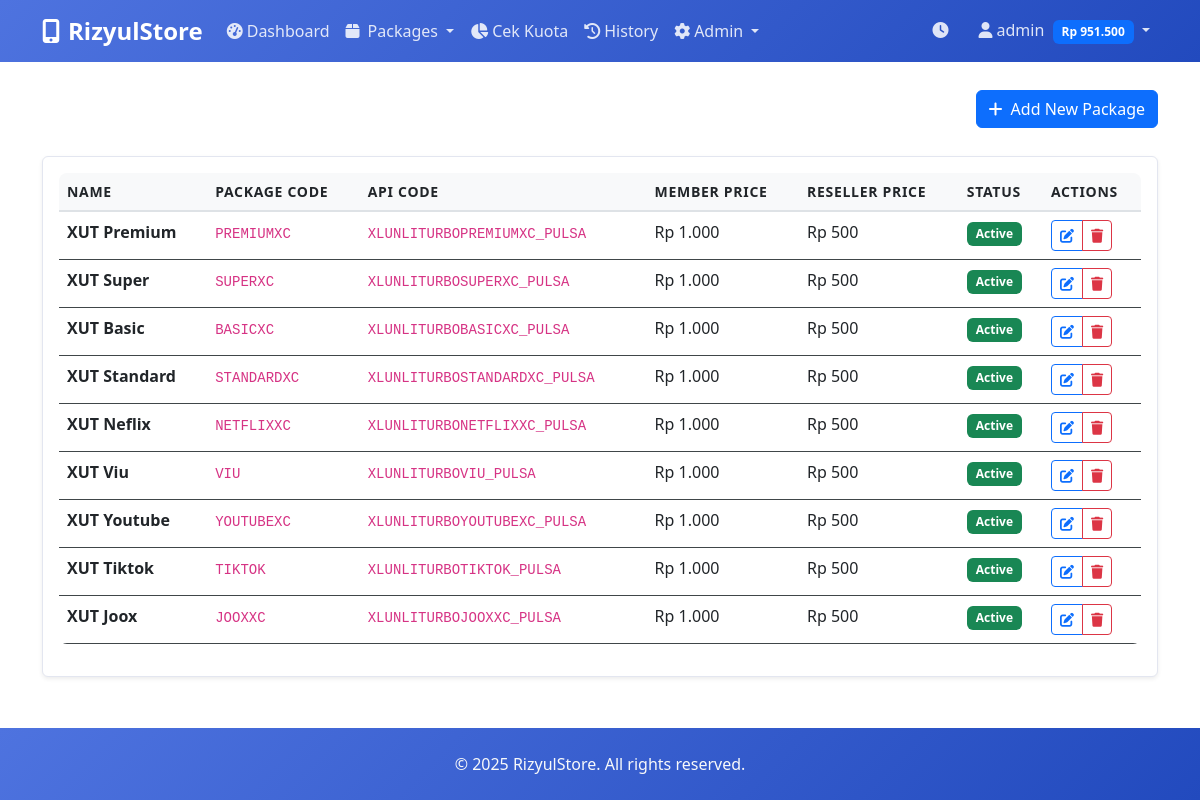
The page /admin/multiaddon-packages (signed in) on the database its author committed.
### models.py (models this page shows, shortened)
class WebsiteSettings(db.Model):
    id = db.Column(db.Integer, primary_key=True)
    site_title = db.Column(db.String(100), default='XL Package Manager')
    site_description = db.Column(db.Text, default='Manage your XL packages with ease. Purchase data packages, monitor usage, and track your transactions all in one place.')
    logo_url = db.Column(db.String(500), default='https://img.icons8.com/ios/100/ffffff/smartphone.png')
    favicon_url = db.Column(db.String(500))
    created_at = db.Column(db.DateTime, default=datetime.utcnow)
    updated_at = db.Column(db.DateTime, default=datetime.utcnow, onupdate=datetime.utcnow)
    @staticmethod
    def get_settings():
        settings = WebsiteSettings.query.first()
        if not settings:
            settings = WebsiteSettings()
            db.session.add(settings)
            db.session.commit()
        return settings

class User(UserMixin, db.Model):
    id = db.Column(db.Integer, primary_key=True)
    username = db.Column(db.String(64), unique=True, nullable=False)
    email = db.Column(db.String(120), unique=True, nullable=False)
    phone = db.Column(db.String(20), nullable=False)
    password_hash = db.Column(db.String(256), nullable=False)
    role = db.Column(db.Enum(UserRole), default=UserRole.MEMBER, nullable=False)
    balance = db.Column(db.Float, default=0.0, nullable=False)
    counted = db.Column(db.Integer, default=0, nullable=False)
    counted_dor = db.Column(db.Integer, default=0, nullable=False)
    created_at = db.Column(db.DateTime, default=datetime.utcnow)
    is_active = db.Column(db.Boolean, default=True, nullable=False)
    xl_phone = db.Column(db.String(20))
    xl_token = db.Column(db.Text)
    xl_verified = db.Column(db.Boolean, default=False)
    xl_token_time = db.Column(db.Float)
    xl_otp_verified = db.Column(db.Boolean, default=False)
    xl_last_otp_time = db.Column(db.DateTime)
    transactions = db.relationship('Transaction', backref='user', lazy=True)
    topups = db.relationship('TopUp', backref='user', lazy=True)
    def is_admin(self):
        return self.role == UserRole.ADMIN

class MultiAddonPackage(db.Model):
    id = db.Column(db.Integer, primary_key=True)
    name = db.Column(db.String(100), nullable=False)  # e.g., "Premium", "Super", etc.
    package_code = db.Column(db.String(100), nullable=False)  # e.g., "PREMIUMXC", "SUPERXC"
    api_code = db.Column(db.String(100), nullable=False)  # e.g., "XLUNLITURBOPREMIUMXC_PULSA"
    price_member = db.Column(db.Float, default=1000, nullable=False)
    price_reseller = db.Column(db.Float, default=500, nullable=False)
    is_active = db.Column(db.Boolean, default=True, nullable=False)
    created_at = db.Column(db.DateTime, default=datetime.utcnow)

### routes.py (the view)
@bp.route('/admin/multiaddon-packages')
@login_required
def admin_multiaddon_packages():
    if not current_user.is_admin():
        flash('Access denied. Admin only.', 'error')
        return redirect(url_for('main.dashboard'))
    from models import MultiAddonPackage
    packages = MultiAddonPackage.query.all()
    return render_template('admin/multiaddon_packages.html', packages=packages)

### routes.py (called while the page is built)
@bp.app_template_filter('currency')
def currency_filter(value):
    return format_currency(value)

### utils.py (called while the page is built)
def format_currency(amount):
    if amount is None:
        return "Rp 0"
    return f"Rp {amount:,.0f}".replace(',', '.')

### templates/admin/multiaddon_packages.html (shortened to what this page needs)
{% extends "base.html" %}
{% block content %}
<div class="container">
    <div class="d-flex justify-content-between align-items-center mb-4">
        <h2><i class="fas fa-layer-group me-2"></i>Manage Multi-Addon Packages</h2>
        <button class="btn btn-primary" data-bs-toggle="modal" data-bs-target="#addPackageModal">
            <i class="fas fa-plus me-2"></i>Add New Package
        </button>
    </div>
    <div class="card shadow-sm">
        <div class="card-body">
            {% if packages %}
            <div class="table-responsive">
                <table class="table table-hover">
                    <thead>
                        <tr>
                            <th>Name</th>
                            <th>Package Code</th>
                            <th>API Code</th>
                            <th>Member Price</th>
                            <th>Reseller Price</th>
                            <th>Status</th>
                            <th>Actions</th>
                        </tr>
                    </thead>
                    <tbody>
                        {% for package in packages %}
                        <tr>
                            <td><strong>{{ package.name }}</strong></td>
                            <td><code>{{ package.package_code }}</code></td>
                            <td><code class="small">{{ package.api_code }}</code></td>
                            <td>{{ package.price_member|currency }}</td>
                            <td>{{ package.price_reseller|currency }}</td>
                            <td>
                                <span class="badge bg-{{ 'success' if package.is_active else 'secondary' }}">
                                    {{ 'Active' if package.is_active else 'Inactive' }}
                                </span>
                            </td>
                            <td>
                                <div class="btn-group btn-group-sm">
                                    <button class="btn btn-outline-primary"
                                            onclick="editPackage({{ package.id }}, '{{ package.name }}', '{{ package.package_code }}', '{{ package.api_code }}', {{ package.price_member }}, {{ package.price_reseller }}, {{ package.is_active|lower }})">
                                        <i class="fas fa-edit"></i>
                                    </button>
                                    <a href="{{ url_for('main.admin_delete_multiaddon_package', package_id=package.id) }}"
                                       class="btn btn-outline-danger"
                                       onclick="return confirm('Are you sure you want to delete this package?')">
                                        <i class="fas fa-trash"></i>
                                    </a>
                                </div>
                            </td>
                        </tr>
                        {% endfor %}
                    </tbody>
                </table>
            </div>
            {% else %}
            <div class="text-center py-5">
                <i class="fas fa-layer-group fa-3x text-muted mb-3"></i>
                <h5 class="text-muted">No multi-addon packages found</h5>
                <p class="text-muted">Start by adding your first multi-addon package</p>
            </div>
            {% endif %}
        </div>
    </div>
</div>
{% endblock %}

### templates/base.html (shortened to what this page needs)
<!DOCTYPE html>
<html lang="en" data-bs-theme="dark">
<head>
    <link href="https://cdn.jsdelivr.net/npm/bootstrap@5.3.0/dist/css/bootstrap.min.css" rel="stylesheet">
    <link rel="stylesheet" href="https://cdnjs.cloudflare.com/ajax/libs/font-awesome/6.4.0/css/all.min.css">
    <link rel="stylesheet" href="{{ url_for('static', filename='css/custom.css') }}">
</head>
<body>
    <nav class="navbar navbar-expand-lg navbar-dark bg-dark">
        <div class="container">
            <a class="navbar-brand" href="{{ url_for('main.index') }}">
                <i class="fas fa-mobile-alt me-2"></i>{{ website_settings.site_title }}
            </a>
            <div class="collapse navbar-collapse" id="navbarNav">
                <ul class="navbar-nav me-auto">
                    {% if current_user.is_authenticated %}
                        <li class="nav-item">
                            <a class="nav-link" href="{{ url_for('main.dashboard') }}">
                                <i class="fas fa-tachometer-alt me-1"></i>Dashboard
                            </a>
                        </li>
                        <li class="nav-item dropdown">
                            <a class="nav-link dropdown-toggle" href="#" role="button" data-bs-toggle="dropdown">
                                <i class="fas fa-box me-2"></i>Packages
                            </a>
                        </li>
                        <li class="nav-item">
                            <a class="nav-link" href="{{ url_for('main.quota_check') }}">
                                <i class="fas fa-chart-pie me-1"></i>Cek Kuota
                            </a>
                        </li>
                        <li class="nav-item">
                            <a class="nav-link" href="{{ url_for('main.history') }}">
                                <i class="fas fa-history me-1"></i>History
                            </a>
                        </li>
                        {% if current_user.is_admin() %}
                            <li class="nav-item dropdown">
                                <a class="nav-link dropdown-toggle" href="#" role="button" data-bs-toggle="dropdown">
                                    <i class="fas fa-cog me-1"></i>Admin
                                </a>
                            </li>
                        {% endif %}
                    {% endif %}
                </ul>
                <ul class="navbar-nav">
                    <li class="nav-item">
                        <button class="btn btn-outline-secondary nav-link border-0" id="themeToggle" title="Toggle Theme">
                            <i class="fas fa-sun" id="themeIcon"></i>
                        </button>
                    </li>
                    {% if current_user.is_authenticated %}
                        <li class="nav-item dropdown">
                            <a class="nav-link dropdown-toggle" href="#" role="button" data-bs-toggle="dropdown">
                                <i class="fas fa-user me-1"></i>{{ current_user.username }}
                                <span class="badge bg-primary ms-1">{{ current_user.balance|currency }}</span>
                            </a>
                        </li>
                    {% endif %}
                </ul>
            </div>
        </div>
    </nav>
    <main class="py-4">
        {% block content %}{% endblock %}
    </main>
    <footer class="bg-dark text-light py-4 mt-auto">
        <div class="container text-center">
            <p class="mb-0">&copy; 2025 {{ website_settings.site_title }}. All rights reserved.</p>
        </div>
    </footer>
</body>
</html>

### static/css/custom.css (style rules this page uses)
:root { --primary-color: #0d6efd; --success-color: #198754; --warning-color: #ffc107; --danger-color: #dc3545; --info-color: #0dcaf0; --dark-color: #212529; --light-color: #f8f9fa; }
* { transition: background-color 0.3s ease, color 0.3s ease, border-color 0.3s ease !important; }
[data-bs-theme="light"] { --bs-body-bg: #ffffff; --bs-body-color: #212529; --bs-border-color: #dee2e6; }
[data-bs-theme="light"] .navbar-dark { --bs-navbar-color: rgba(255, 255, 255, 0.85); --bs-navbar-hover-color: rgba(255, 255, 255, 1); --bs-navbar-brand-color: rgba(255, 255, 255, 1); --bs-navbar-brand-hover-color: rgba(255, 255, 255, 1); background: linear-gradient(135deg, #4e73df 0%, #224abe 100%) !important; }
[data-bs-theme="light"] .bg-dark { background: linear-gradient(135deg, #4e73df 0%, #224abe 100%) !important; }
[data-bs-theme="light"] .card { background-color: #ffffff; border: 1px solid #e3e6f0; box-shadow: 0 0.15rem 1.75rem 0 rgba(58, 59, 69, 0.15); }
[data-bs-theme="light"] .table { --bs-table-bg: #ffffff; --bs-table-striped-bg: #f8f9fc; }
#themeToggle { border-radius: 50% !important; width: 40px; height: 40px; display: flex; align-items: center; justify-content: center; margin-right: 10px; transition: all 0.3s ease; }
body { min-height: 100vh; display: flex; flex-direction: column; }
main { flex: 1; }
.card { transition: all 0.3s ease; border: none; box-shadow: 0 0.125rem 0.25rem rgba(0, 0, 0, 0.075); }
.btn { transition: all 0.3s ease; font-weight: 500; }
.table { border-radius: 0.5rem; overflow: hidden; }
.table thead th { background-color: var(--bs-light); border-bottom: 2px solid var(--bs-border-color); font-weight: 600; text-transform: uppercase; font-size: 0.875rem; letter-spacing: 0.05em; }
.table tbody tr { transition: all 0.3s ease; }
.badge { font-size: 0.75em; font-weight: 600; padding: 0.5em 0.75em; border-radius: 0.375rem; }
.navbar-brand { font-weight: 700; font-size: 1.5rem; }
.nav-link { font-weight: 500; transition: all 0.3s ease; }
.card-body { position: relative; overflow: hidden; }
.card-body::before { content: ''; position: absolute; top: 0; left: -100%; width: 100%; height: 100%; background: linear-gradient(90deg, transparent, rgba(255, 255, 255, 0.1), transparent); transition: left 0.8s ease; }
footer { background: linear-gradient(135deg, var(--bs-dark) 0%, #1a1d20 100%); margin-top: auto; }

### rows shown on the page
WebsiteSettings: site_title "RizyulStore"
User: username "admin", balance "Rp 951.500"
MultiAddonPackage: name "XUT Premium", package_code "PREMIUMXC", api_code "XLUNLITURBOPREMIUMXC_PULSA", price_member "Rp 1.000", price_reseller "Rp 500", is_active "Active"
MultiAddonPackage: name "XUT Super", package_code "SUPERXC", api_code "XLUNLITURBOSUPERXC_PULSA", price_member "Rp 1.000", price_reseller "Rp 500", is_active "Active"
MultiAddonPackage: name "XUT Basic", package_code "BASICXC", api_code "XLUNLITURBOBASICXC_PULSA", price_member "Rp 1.000", price_reseller "Rp 500", is_active "Active"
MultiAddonPackage: name "XUT Standard", package_code "STANDARDXC", api_code "XLUNLITURBOSTANDARDXC_PULSA", price_member "Rp 1.000", price_reseller "Rp 500", is_active "Active"
MultiAddonPackage: name "XUT Neflix", package_code "NETFLIXXC", api_code "XLUNLITURBONETFLIXXC_PULSA", price_member "Rp 1.000", price_reseller "Rp 500", is_active "Active"
MultiAddonPackage: name "XUT Viu", package_code "VIU", api_code "XLUNLITURBOVIU_PULSA", price_member "Rp 1.000", price_reseller "Rp 500", is_active "Active"
MultiAddonPackage: name "XUT Youtube", package_code "YOUTUBEXC", api_code "XLUNLITURBOYOUTUBEXC_PULSA", price_member "Rp 1.000", price_reseller "Rp 500", is_active "Active"
MultiAddonPackage: name "XUT Tiktok", package_code "TIKTOK", api_code "XLUNLITURBOTIKTOK_PULSA", price_member "Rp 1.000", price_reseller "Rp 500", is_active "Active"
MultiAddonPackage: name "XUT Joox", package_code "JOOXXC", api_code "XLUNLITURBOJOOXXC_PULSA", price_member "Rp 1.000", price_reseller "Rp 500", is_active "Active"
